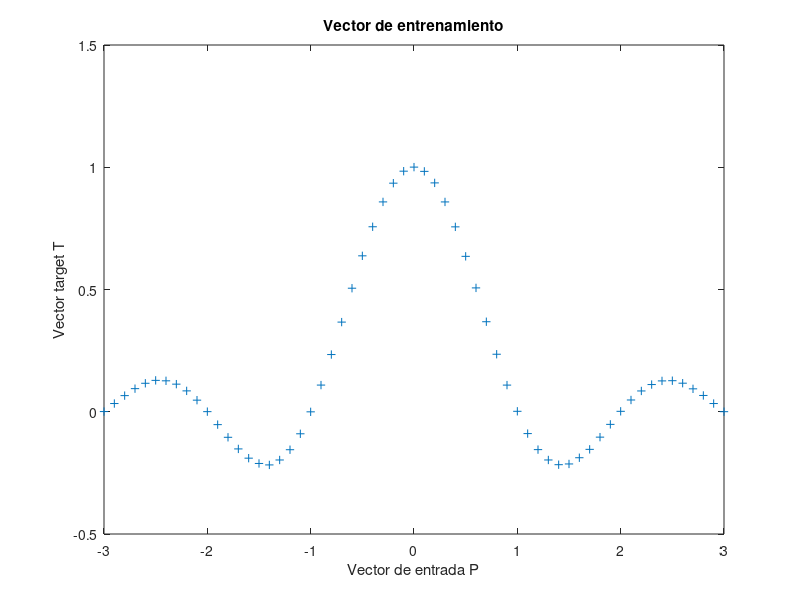

Source code (MATLAB): (Note: this script raises an error after producing the figure.)
%Aproximación de funciones
clear all;
close all;

%Definimos vectores de entrada-salida
t = -3:.1:3;%tiempo
F=sinc(t)+.001*randn(size(t));%fun + ruido

plot(t,F,'+');
title('Vector de entrenamiento');
xlabel('Vector de entrada P');
ylabel('Vector target T');

%Definimos la red
hiddenLayerSize = 7;
net = fitnet(hiddenLayerSize, 'trainbfg');

%Divido los datos en conjuntos
net.divideParam.trainRatio = 70/100;
net.divideParam.valRatio = 15/100;
net.divideParam.testRatio = 15/100;

%Entreno la red
net = train(net, t, F);

Y = net(t);

%Muestro resultados
plot(t,F,'+');
hold on;
plot(t,Y,'-r');
hold off;
title('Vector de entrenamiento');
xlabel('Vector de entrada P');
ylabel('Vector target T');